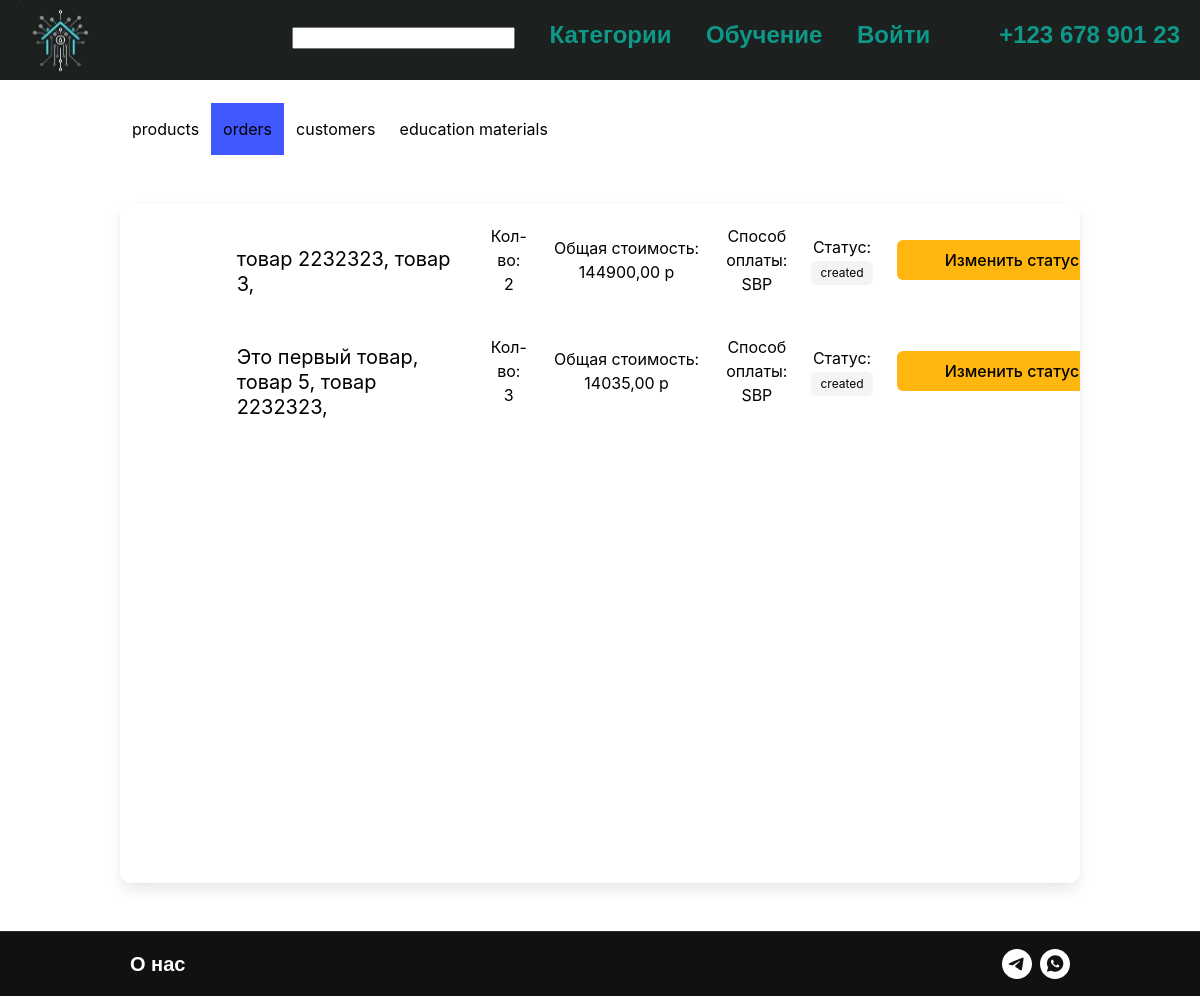
Screenshot of /cms/orders/ with the database file from the repository.
### shop/models.py (models this page shows, shortened)
class ReservProduct(models.Model):
    product = models.ForeignKey(
        Product, on_delete=models.SET_NULL, verbose_name="Продукт", null=True)
    order = models.ForeignKey(Order, on_delete=models.CASCADE, null=True, blank=True, verbose_name='Ссылка на заказ')
    price = models.DecimalField(max_digits=15, decimal_places=2, verbose_name='Цена'
                                )
    quantity = models.PositiveSmallIntegerField(
        default=1, verbose_name="Количество", blank=False
    )
    discount = models.DecimalField(
        default=0.00, max_digits=4, decimal_places=2, verbose_name='Скидка'
    )
    comment = models.CharField(
        max_length=1000, blank=True, null=True, verbose_name='Примечание'
    )
    slug = models.SlugField(
        max_length=200, unique=True, blank=True, null=True, verbose_name='URL'
    )

class Product(models.Model):
    name = models.CharField(
        max_length=200, unique=True, verbose_name='Наменование продукта'
    )
    slug = models.SlugField(
        max_length=200, unique=True, blank=True, null=True, verbose_name='URL'
    )
    image = models.ImageField(
        upload_to='products/%Y/%m/%d', blank=True, verbose_name='Изображение'
    )
    description = models.CharField(
        max_length=250, blank=True, null=True, verbose_name='Описание'
    )
    price = models.DecimalField(
        default=0.00, max_digits=10, decimal_places=2, verbose_name='Цена'
    )
    quantity = models.PositiveSmallIntegerField(
        default=0, verbose_name="Остаток"
    )
    attributes = models.TextField(
        max_length=1000, blank=True, null=True, verbose_name='Характеристики'
    )
    status = models.CharField(max_length=255, choices=STATUS, default='open')

class Order(models.Model):
    user = models.ForeignKey(
        User, on_delete=models.CASCADE, verbose_name="Пользователь"
    )
    date = models.DateField(auto_now_add=True, verbose_name="Дата добавления"
                            )
    status = models.TextField(
        max_length=255, blank=True, null=True, choices=ORDER_STATUS, default='created', verbose_name='Статус заказа'
    )
    paid = models.TextField(
        default="SBP", verbose_name='Способ оплаты', blank=True, null=True
    )
    deliveryAddress = models.ForeignKey(
        Delivery_address, on_delete=models.CASCADE, verbose_name="Адрес Доставки", blank=True, null=True
    )
    def total_sum(self):
        return sum([i.price for i in self.reservproduct_set.all()])
    def get_status_style(self):
        status_object = {
            'is-light': ['created', 'assembling', 'delivering'],
            'is-success': ['arrived', 'received'],
            'is-danger': ['cancelled', 'returned', 'finish']
        }
        return [key for key in status_object.keys() if self.status in status_object[key]][0]

### cms/views.py (the view)
# urls.py: path('orders/',views.orders, name='orders'),
def orders(request):
    ord = Order.objects.all()
    return render(request, 'orders.html', {'ord': ord})

### shop/templatetags/index.py (called while the page is built)
@register.filter
def split_url(addr, i):
    return addr.split(i)

### cms/templates/orders.html (shortened to what this page needs)
{% extends 'layout.html' %}
{% block content_cms %}
<div class="section">
    <div class="container">
        <div class="box " style="min-height:80vh; overflow-y:scroll;">
            {% for i in ord %}
            <div class="columns is-vcentered">
                <div class="column is-1">
                </div>
                <div class="column is-3">
                    <div class="subtitle">
                        {% for j in i.reservproduct_set.all %} {{j.product.name}},{% endfor %}
                    </div>
                </div>
                <div class="column has-text-centered">
                    <div class="content">
                        Кол-во:<br>
                        {{ i.reservproduct_set.count }}
                    </div>
                </div>
                <div class="column is-2 has-text-centered">
                    <div class="content">
                        Общая стоимость:<br>
                        {{ i.total_sum }} p
                    </div>
                </div>
                 <div class="column  has-text-centered">
                    <div class="content">
                        Способ оплаты:<br>
                        {{ i.paid }}
                    </div>
                </div>
                <div class="column  has-text-centered">
                    <div class="content">
                        Статус:<br>
                        <tag class="tag {{i.get_status_style}}">
                            {{i.status}}
                        </tag>
                    </div>
                </div>
                  <div class="column has-text-centered">
                      <a href="{% url 'cms:status_edit' i.pk %}" class="button px-6 is-warning">
                          Изменить статус
                      </a>
                  </div>
            </div>
            {% endfor %}
        </div>
    </div>
</div>
{% endblock %}

### rows the page displays
Order: reservproduct_set.count "2", total_sum "144900,00", paid "SBP", status "created"
ReservProduct: product.name "товар 2232323"
ReservProduct: product.name "товар 3"
Order: reservproduct_set.count "3", total_sum "14035,00", paid "SBP", status "created"
ReservProduct: product.name "Это первый товар"
ReservProduct: product.name "товар 5"
ReservProduct: product.name "товар 2232323"
